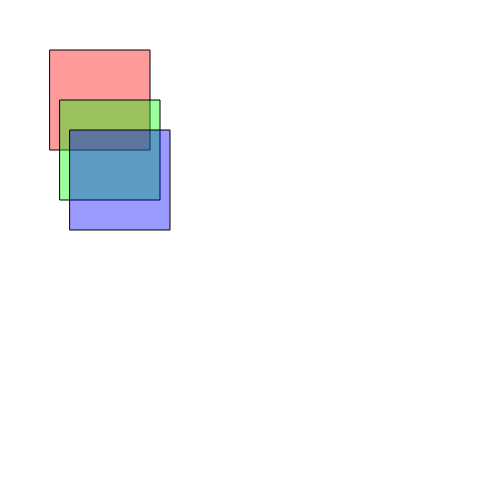
Frame 1 (no input)
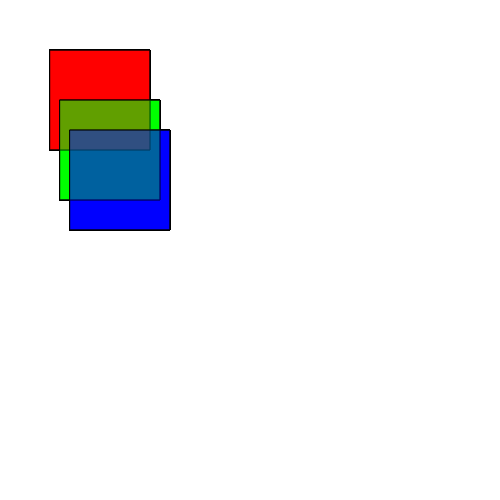
Frame 60 (no input)
Frame 120 (the mouse pressed at the canvas centre since frame 60): identical to frame 60, image omitted

The p5.js sketch that drew these frames (run headless with seeded random() and noise() and a simulated clock; from frame 60 on, the mouse is pressed at the canvas centre):

// p5.js sketch
// ── sketch.js
function setup()
{
	createCanvas(500,500);
}

function draw()
{
	//do your drawing here
    
    fill(255,0,0,100);
    
    rect(50,50,100,100);
    
    fill(0,255,0,100);
    rect(60,100,100,100);
    
    fill(0,0,255,100);
    rect(70,130,100,100);
    
}
